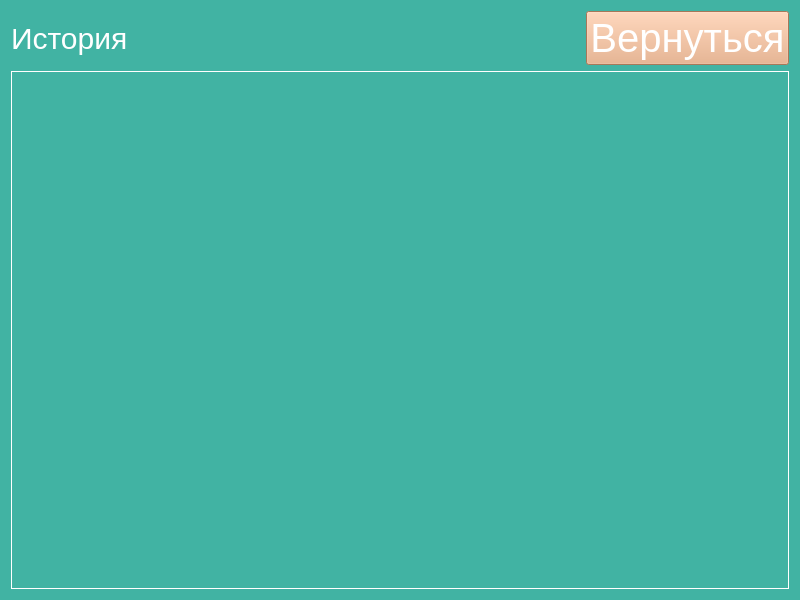
<?xml version="1.0" encoding="UTF-8"?>
<ui version="4.0">
 <class>Form</class>
 <widget class="QWidget" name="Form">
  <property name="geometry">
   <rect>
    <x>0</x>
    <y>0</y>
    <width>800</width>
    <height>600</height>
   </rect>
  </property>
  <property name="minimumSize">
   <size>
    <width>800</width>
    <height>600</height>
   </size>
  </property>
  <property name="maximumSize">
   <size>
    <width>800</width>
    <height>600</height>
   </size>
  </property>
  <property name="windowTitle">
   <string>Form</string>
  </property>
  <property name="styleSheet">
   <string notr="true">QWidget {
background-color: #41B3A3;
color: rgb(255, 255, 255);
font-size: 40px;
}
QPushButton {
font-size: 40px;
color: rgb(255, 255, 255);
background-color: #E8A87C;
}
QPushButton:pressed {
background-color:  rgb(255, 255, 255);
color: #E27D60;
}
QPushButton:hover:!pressed{
background-color: #E27D60;
}</string>
  </property>
  <layout class="QHBoxLayout" name="horizontalLayout_2">
   <item>
    <layout class="QVBoxLayout" name="verticalLayout">
     <item>
      <layout class="QHBoxLayout" name="horizontalLayout">
       <item>
        <widget class="QLabel" name="label">
         <property name="styleSheet">
          <string notr="true">QLabel {
font-size: 30px;
}</string>
         </property>
         <property name="text">
          <string>История</string>
         </property>
        </widget>
       </item>
       <item>
        <spacer name="horizontalSpacer">
         <property name="orientation">
          <enum>Qt::Horizontal</enum>
         </property>
         <property name="sizeHint" stdset="0">
          <size>
           <width>40</width>
           <height>20</height>
          </size>
         </property>
        </spacer>
       </item>
       <item>
        <widget class="QPushButton" name="returnButton">
         <property name="sizePolicy">
          <sizepolicy hsizetype="Fixed" vsizetype="Fixed">
           <horstretch>0</horstretch>
           <verstretch>0</verstretch>
          </sizepolicy>
         </property>
         <property name="styleSheet">
          <string notr="true"/>
         </property>
         <property name="text">
          <string>Вернуться</string>
         </property>
        </widget>
       </item>
      </layout>
     </item>
     <item>
      <widget class="QTableWidget" name="tableWidget">
       <property name="focusPolicy">
        <enum>Qt::NoFocus</enum>
       </property>
       <property name="styleSheet">
        <string notr="true">QTableWidget {
    gridline-color: rgb(255, 255, 255);
    font-size: 25px;
	border: 1px solid white;
}
QHeaderView::section {
    background-color: #E8A87C;
    border: 1px solid white;
	font-size: 30px;
}
</string>
       </property>
       <property name="dragDropOverwriteMode">
        <bool>true</bool>
       </property>
       <property name="alternatingRowColors">
        <bool>false</bool>
       </property>
       <property name="gridStyle">
        <enum>Qt::SolidLine</enum>
       </property>
       <property name="sortingEnabled">
        <bool>true</bool>
       </property>
       <attribute name="horizontalHeaderCascadingSectionResizes">
        <bool>true</bool>
       </attribute>
       <attribute name="horizontalHeaderHighlightSections">
        <bool>false</bool>
       </attribute>
       <attribute name="verticalHeaderVisible">
        <bool>false</bool>
       </attribute>
       <attribute name="verticalHeaderCascadingSectionResizes">
        <bool>true</bool>
       </attribute>
      </widget>
     </item>
    </layout>
   </item>
  </layout>
 </widget>
 <resources/>
 <connections/>
</ui>
